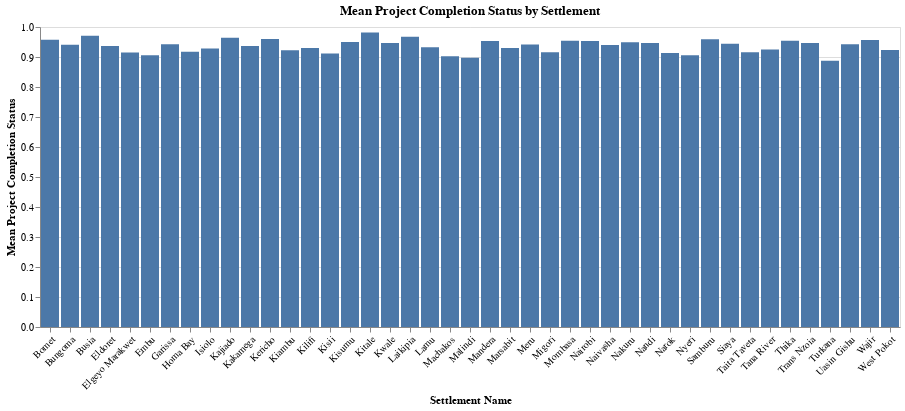

Write notebook code for a chart like this one.
### Code cell
# 2. Group by `Settlement Name` and calculate the mean of `Project Completion Status`
df_result = df.groupby('Settlement Name')['Project Completion Status'].mean().reset_index()

# 3. Sort the dataframe in descending order of the mean completion status
df_result = df_result.sort_values(by='Project Completion Status', ascending=False)

# 4. Display the first 5 rows of the sorted dataframe
print(df_result.head().to_markdown(index=False, numalign="left", stralign="left"))

# 5. Create a bar chart with `Settlement Name` on x-axis and mean completion status on y-axis
chart = alt.Chart(df_result).mark_bar().encode(
    x=alt.X('Settlement Name:N', axis=alt.Axis(labelAngle=-45)),  # 6. Keep the X-labels at 45 degree angle
    y=alt.Y('Project Completion Status:Q', title='Mean Project Completion Status'),
    tooltip = ['Settlement Name', 'Project Completion Status']
).properties(
    title='Mean Project Completion Status by Settlement'  # 7. Add title to the chart
).interactive()
chart

### Figure 1 — Vega-Lite specification as saved in the notebook (floating-point values rounded to 4 significant figures)
{"config": {"view": {"continuousWidth": 300, "continuousHeight": 300}}, "data": {"name": "data-0952315906f1ff878f16070362e980b1"}, "mark": {"type": "bar"}, "encoding": {"tooltip": [{"field": "Settlement Name", "type": "nominal"}, {"field": "Project Completion Status", "type": "quantitative"}], "x": {"axis": {"labelAngle": -45}, "field": "Settlement Name", "type": "nominal"}, "y": {"field": "Project Completion Status", "title": "Mean Project Completion Status", "type": "quantitative"}}, "params": [{"name": "param_7", "select": {"type": "interval", "encodings": ["x", "y"]}, "bind": "scales"}], "title": "Mean Project Completion Status by Settlement", "$schema": "https://vega.github.io/schema/vega-lite/v5.20.1.json", "datasets": {"data-0952315906f1ff878f16070362e980b1": [{"Settlement Name": "Kitale", "Project Completion Status": 0.982}, {"Settlement Name": "Busia", "Project Completion Status": 0.9712}, {"Settlement Name": "Laikipia", "Project Completion Status": 0.9677}, {"Settlement Name": "Kajiado", "Project Completion Status": 0.9643}, {"Settlement Name": "Kericho", "Project Completion Status": 0.96}, {"Settlement Name": "Samburu", "Project Completion Status": 0.9593}, {"Settlement Name": "Bomet", "Project Completion Status": 0.9573}, {"Settlement Name": "Wajir", "Project Completion Status": 0.9569}, {"Settlement Name": "Thika", "Project Completion Status": 0.9545}, {"Settlement Name": "Mombasa", "Project Completion Status": 0.9545}, {"Settlement Name": "Nairobi", "Project Completion Status": 0.9537}, {"Settlement Name": "Mandera", "Project Completion Status": 0.9529}, {"Settlement Name": "Kisumu", "Project Completion Status": 0.9504}, {"Settlement Name": "Nakuru", "Project Completion Status": 0.9492}, {"Settlement Name": "Nandi", "Project Completion Status": 0.9469}, {"Settlement Name": "Trans Nzoia", "Project Completion Status": 0.9464}, {"Settlement Name": "Kwale", "Project Completion Status": 0.9464}, {"Settlement Name": "Siaya", "Project Completion Status": 0.944}, {"Settlement Name": "Uasin Gishu", "Project Completion Status": 0.9426}, {"Settlement Name": "Garissa", "Project Completion Status": 0.9421}, {"Settlement Name": "Meru", "Project Completion Status": 0.9416}, {"Settlement Name": "Bungoma", "Project Completion Status": 0.9407}, {"Settlement Name": "Naivasha", "Project Completion Status": 0.9402}, {"Settlement Name": "Kakamega", "Project Completion Status": 0.9369}, {"Settlement Name": "Eldoret", "Project Completion Status": 0.9364}, {"Settlement Name": "Lamu", "Project Completion Status": 0.9328}, {"Settlement Name": "Marsabit", "Project Completion Status": 0.9298}, {"Settlement Name": "Kilifi", "Project Completion Status": 0.9297}, {"Settlement Name": "Isiolo", "Project Completion Status": 0.928}, {"Settlement Name": "Tana River", "Project Completion Status": 0.925}, {"Settlement Name": "West Pokot", "Project Completion Status": 0.9231}, {"Settlement Name": "Kiambu", "Project Completion Status": 0.9224}, {"Settlement Name": "Homa Bay", "Project Completion Status": 0.9174}, {"Settlement Name": "Migori", "Project Completion Status": 0.916}, {"Settlement Name": "Taita Taveta", "Project Completion Status": 0.9159}, {"Settlement Name": "Elgeyo Marakwet", "Project Completion Status": 0.9151}, {"Settlement Name": "Narok", "Project Completion Status": 0.913}, {"Settlement Name": "Kisii", "Project Completion Status": 0.9118}, {"Settlement Name": "Nyeri", "Project Completion Status": 0.9055}, {"Settlement Name": "Embu", "Project Completion Status": 0.9055}, {"Settlement Name": "Machakos", "Project Completion Status": 0.9029}, {"Settlement Name": "Malindi", "Project Completion Status": 0.8972}, {"Settlement Name": "Turkana", "Project Completion Status": 0.8878}]}}
